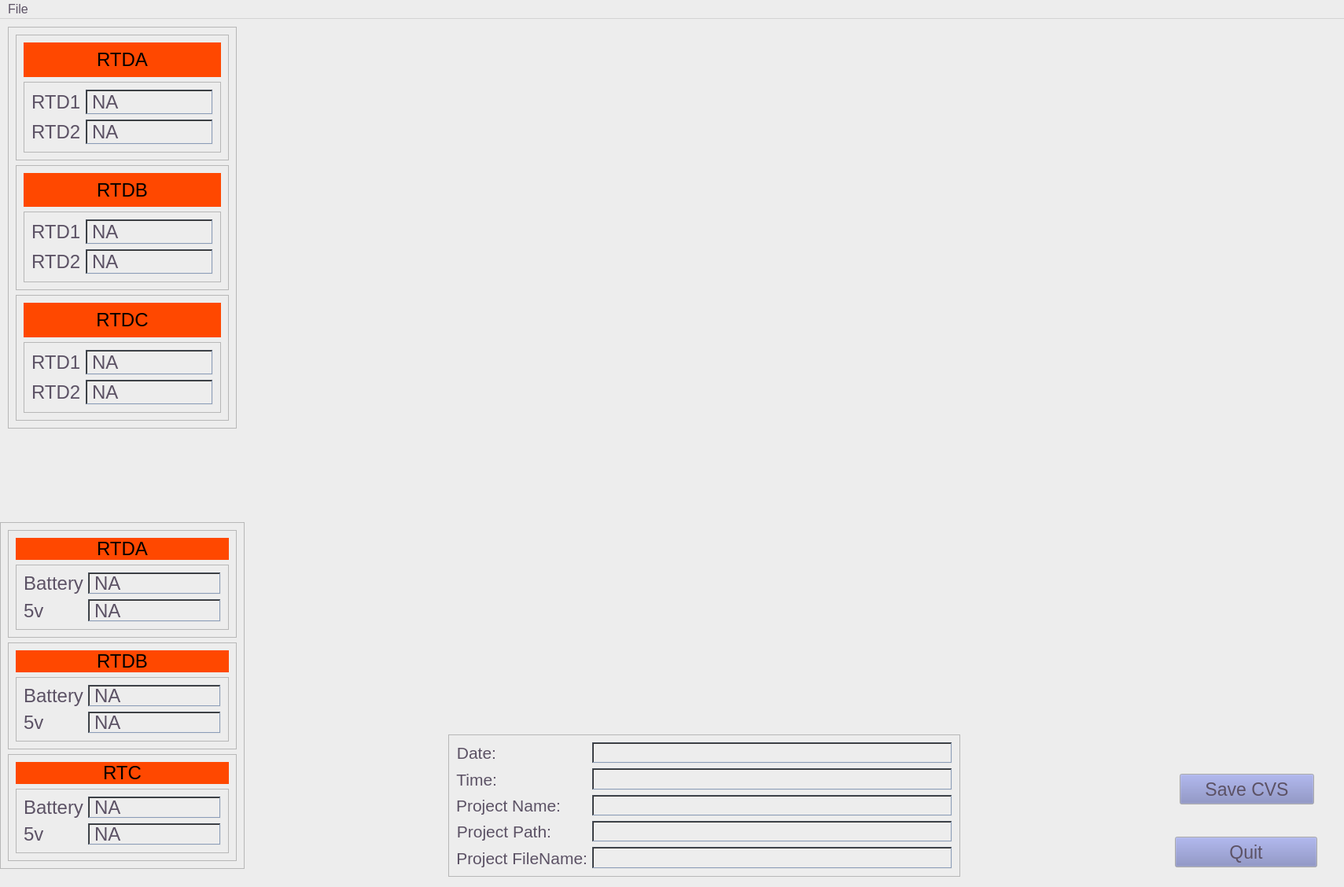
<?xml version="1.0" encoding="UTF-8"?>
<ui version="4.0">
 <class>Main_Project</class>
 <widget class="QMainWindow" name="Main_Project">
  <property name="geometry">
   <rect>
    <x>0</x>
    <y>0</y>
    <width>1709</width>
    <height>1128</height>
   </rect>
  </property>
  <property name="maximumSize">
   <size>
    <width>1920</width>
    <height>1152</height>
   </size>
  </property>
  <property name="palette">
   <palette>
    <active>
     <colorrole role="WindowText">
      <brush brushstyle="SolidPattern">
       <color alpha="255">
        <red>30</red>
        <green>39</green>
        <blue>73</blue>
       </color>
      </brush>
     </colorrole>
     <colorrole role="Button">
      <brush brushstyle="SolidPattern">
       <color alpha="255">
        <red>55</red>
        <green>196</green>
        <blue>243</blue>
       </color>
      </brush>
     </colorrole>
     <colorrole role="Light">
      <brush brushstyle="SolidPattern">
       <color alpha="255">
        <red>240</red>
        <green>239</green>
        <blue>239</blue>
       </color>
      </brush>
     </colorrole>
     <colorrole role="Midlight">
      <brush brushstyle="SolidPattern">
       <color alpha="255">
        <red>123</red>
        <green>152</green>
        <blue>176</blue>
       </color>
      </brush>
     </colorrole>
     <colorrole role="Dark">
      <brush brushstyle="SolidPattern">
       <color alpha="255">
        <red>48</red>
        <green>52</green>
        <blue>64</blue>
       </color>
      </brush>
     </colorrole>
     <colorrole role="Mid">
      <brush brushstyle="SolidPattern">
       <color alpha="255">
        <red>92</red>
        <green>82</green>
        <blue>101</blue>
       </color>
      </brush>
     </colorrole>
     <colorrole role="Text">
      <brush brushstyle="SolidPattern">
       <color alpha="255">
        <red>30</red>
        <green>39</green>
        <blue>73</blue>
       </color>
      </brush>
     </colorrole>
     <colorrole role="BrightText">
      <brush brushstyle="SolidPattern">
       <color alpha="255">
        <red>255</red>
        <green>255</green>
        <blue>255</blue>
       </color>
      </brush>
     </colorrole>
     <colorrole role="ButtonText">
      <brush brushstyle="SolidPattern">
       <color alpha="255">
        <red>30</red>
        <green>39</green>
        <blue>73</blue>
       </color>
      </brush>
     </colorrole>
     <colorrole role="Base">
      <brush brushstyle="SolidPattern">
       <color alpha="255">
        <red>221</red>
        <green>222</green>
        <blue>234</blue>
       </color>
      </brush>
     </colorrole>
     <colorrole role="Window">
      <brush brushstyle="SolidPattern">
       <color alpha="255">
        <red>230</red>
        <green>230</green>
        <blue>230</blue>
       </color>
      </brush>
     </colorrole>
     <colorrole role="Shadow">
      <brush brushstyle="SolidPattern">
       <color alpha="255">
        <red>0</red>
        <green>0</green>
        <blue>0</blue>
       </color>
      </brush>
     </colorrole>
     <colorrole role="Highlight">
      <brush brushstyle="SolidPattern">
       <color alpha="255">
        <red>55</red>
        <green>196</green>
        <blue>243</blue>
       </color>
      </brush>
     </colorrole>
     <colorrole role="HighlightedText">
      <brush brushstyle="SolidPattern">
       <color alpha="255">
        <red>255</red>
        <green>255</green>
        <blue>255</blue>
       </color>
      </brush>
     </colorrole>
     <colorrole role="Link">
      <brush brushstyle="SolidPattern">
       <color alpha="255">
        <red>124</red>
        <green>131</green>
        <blue>188</blue>
       </color>
      </brush>
     </colorrole>
     <colorrole role="LinkVisited">
      <brush brushstyle="SolidPattern">
       <color alpha="255">
        <red>92</red>
        <green>82</green>
        <blue>101</blue>
       </color>
      </brush>
     </colorrole>
     <colorrole role="AlternateBase">
      <brush brushstyle="SolidPattern">
       <color alpha="255">
        <red>244</red>
        <green>244</green>
        <blue>248</blue>
       </color>
      </brush>
     </colorrole>
     <colorrole role="ToolTipBase">
      <brush brushstyle="SolidPattern">
       <color alpha="255">
        <red>255</red>
        <green>255</green>
        <blue>225</blue>
       </color>
      </brush>
     </colorrole>
     <colorrole role="ToolTipText">
      <brush brushstyle="SolidPattern">
       <color alpha="255">
        <red>0</red>
        <green>0</green>
        <blue>0</blue>
       </color>
      </brush>
     </colorrole>
     <colorrole role="PlaceholderText">
      <brush brushstyle="SolidPattern">
       <color alpha="128">
        <red>123</red>
        <green>152</green>
        <blue>176</blue>
       </color>
      </brush>
     </colorrole>
    </active>
    <inactive>
     <colorrole role="WindowText">
      <brush brushstyle="SolidPattern">
       <color alpha="255">
        <red>92</red>
        <green>82</green>
        <blue>101</blue>
       </color>
      </brush>
     </colorrole>
     <colorrole role="Button">
      <brush brushstyle="SolidPattern">
       <color alpha="255">
        <red>124</red>
        <green>131</green>
        <blue>188</blue>
       </color>
      </brush>
     </colorrole>
     <colorrole role="Light">
      <brush brushstyle="SolidPattern">
       <color alpha="255">
        <red>230</red>
        <green>230</green>
        <blue>230</blue>
       </color>
      </brush>
     </colorrole>
     <colorrole role="Midlight">
      <brush brushstyle="SolidPattern">
       <color alpha="255">
        <red>138</red>
        <green>156</green>
        <blue>184</blue>
       </color>
      </brush>
     </colorrole>
     <colorrole role="Dark">
      <brush brushstyle="SolidPattern">
       <color alpha="255">
        <red>71</red>
        <green>79</green>
        <blue>90</blue>
       </color>
      </brush>
     </colorrole>
     <colorrole role="Mid">
      <brush brushstyle="SolidPattern">
       <color alpha="255">
        <red>110</red>
        <green>101</green>
        <blue>117</blue>
       </color>
      </brush>
     </colorrole>
     <colorrole role="Text">
      <brush brushstyle="SolidPattern">
       <color alpha="255">
        <red>92</red>
        <green>82</green>
        <blue>101</blue>
       </color>
      </brush>
     </colorrole>
     <colorrole role="BrightText">
      <brush brushstyle="SolidPattern">
       <color alpha="255">
        <red>230</red>
        <green>230</green>
        <blue>230</blue>
       </color>
      </brush>
     </colorrole>
     <colorrole role="ButtonText">
      <brush brushstyle="SolidPattern">
       <color alpha="255">
        <red>92</red>
        <green>82</green>
        <blue>101</blue>
       </color>
      </brush>
     </colorrole>
     <colorrole role="Base">
      <brush brushstyle="SolidPattern">
       <color alpha="255">
        <red>224</red>
        <green>225</green>
        <blue>236</blue>
       </color>
      </brush>
     </colorrole>
     <colorrole role="Window">
      <brush brushstyle="SolidPattern">
       <color alpha="255">
        <red>237</red>
        <green>237</green>
        <blue>237</blue>
       </color>
      </brush>
     </colorrole>
     <colorrole role="Shadow">
      <brush brushstyle="SolidPattern">
       <color alpha="255">
        <red>50</red>
        <green>50</green>
        <blue>50</blue>
       </color>
      </brush>
     </colorrole>
     <colorrole role="Highlight">
      <brush brushstyle="SolidPattern">
       <color alpha="255">
        <red>124</red>
        <green>131</green>
        <blue>188</blue>
       </color>
      </brush>
     </colorrole>
     <colorrole role="HighlightedText">
      <brush brushstyle="SolidPattern">
       <color alpha="255">
        <red>230</red>
        <green>230</green>
        <blue>230</blue>
       </color>
      </brush>
     </colorrole>
     <colorrole role="Link">
      <brush brushstyle="SolidPattern">
       <color alpha="255">
        <red>148</red>
        <green>156</green>
        <blue>184</blue>
       </color>
      </brush>
     </colorrole>
     <colorrole role="LinkVisited">
      <brush brushstyle="SolidPattern">
       <color alpha="255">
        <red>110</red>
        <green>101</green>
        <blue>117</blue>
       </color>
      </brush>
     </colorrole>
     <colorrole role="AlternateBase">
      <brush brushstyle="SolidPattern">
       <color alpha="255">
        <red>247</red>
        <green>247</green>
        <blue>250</blue>
       </color>
      </brush>
     </colorrole>
     <colorrole role="ToolTipBase">
      <brush brushstyle="SolidPattern">
       <color alpha="255">
        <red>255</red>
        <green>255</green>
        <blue>235</blue>
       </color>
      </brush>
     </colorrole>
     <colorrole role="ToolTipText">
      <brush brushstyle="SolidPattern">
       <color alpha="255">
        <red>50</red>
        <green>50</green>
        <blue>50</blue>
       </color>
      </brush>
     </colorrole>
     <colorrole role="PlaceholderText">
      <brush brushstyle="SolidPattern">
       <color alpha="128">
        <red>138</red>
        <green>156</green>
        <blue>184</blue>
       </color>
      </brush>
     </colorrole>
    </inactive>
    <disabled>
     <colorrole role="WindowText">
      <brush brushstyle="SolidPattern">
       <color alpha="255">
        <red>123</red>
        <green>152</green>
        <blue>176</blue>
       </color>
      </brush>
     </colorrole>
     <colorrole role="Button">
      <brush brushstyle="SolidPattern">
       <color alpha="255">
        <red>176</red>
        <green>190</green>
        <blue>223</blue>
       </color>
      </brush>
     </colorrole>
     <colorrole role="Light">
      <brush brushstyle="SolidPattern">
       <color alpha="255">
        <red>236</red>
        <green>237</green>
        <blue>239</blue>
       </color>
      </brush>
     </colorrole>
     <colorrole role="Midlight">
      <brush brushstyle="SolidPattern">
       <color alpha="255">
        <red>167</red>
        <green>177</green>
        <blue>194</blue>
       </color>
      </brush>
     </colorrole>
     <colorrole role="Dark">
      <brush brushstyle="SolidPattern">
       <color alpha="255">
        <red>100</red>
        <green>109</green>
        <blue>120</blue>
       </color>
      </brush>
     </colorrole>
     <colorrole role="Mid">
      <brush brushstyle="SolidPattern">
       <color alpha="255">
        <red>139</red>
        <green>131</green>
        <blue>148</blue>
       </color>
      </brush>
     </colorrole>
     <colorrole role="Text">
      <brush brushstyle="SolidPattern">
       <color alpha="255">
        <red>123</red>
        <green>152</green>
        <blue>176</blue>
       </color>
      </brush>
     </colorrole>
     <colorrole role="BrightText">
      <brush brushstyle="SolidPattern">
       <color alpha="255">
        <red>255</red>
        <green>255</green>
        <blue>255</blue>
       </color>
      </brush>
     </colorrole>
     <colorrole role="ButtonText">
      <brush brushstyle="SolidPattern">
       <color alpha="255">
        <red>123</red>
        <green>152</green>
        <blue>176</blue>
       </color>
      </brush>
     </colorrole>
     <colorrole role="Base">
      <brush brushstyle="SolidPattern">
       <color alpha="255">
        <red>228</red>
        <green>229</green>
        <blue>239</blue>
       </color>
      </brush>
     </colorrole>
     <colorrole role="Window">
      <brush brushstyle="SolidPattern">
       <color alpha="255">
        <red>244</red>
        <green>244</green>
        <blue>244</blue>
       </color>
      </brush>
     </colorrole>
     <colorrole role="Shadow">
      <brush brushstyle="SolidPattern">
       <color alpha="255">
        <red>100</red>
        <green>100</green>
        <blue>100</blue>
       </color>
      </brush>
     </colorrole>
     <colorrole role="Highlight">
      <brush brushstyle="SolidPattern">
       <color alpha="255">
        <red>176</red>
        <green>190</green>
        <blue>223</blue>
       </color>
      </brush>
     </colorrole>
     <colorrole role="HighlightedText">
      <brush brushstyle="SolidPattern">
       <color alpha="255">
        <red>255</red>
        <green>255</green>
        <blue>255</blue>
       </color>
      </brush>
     </colorrole>
     <colorrole role="Link">
      <brush brushstyle="SolidPattern">
       <color alpha="255">
        <red>172</red>
        <green>178</green>
        <blue>196</blue>
       </color>
      </brush>
     </colorrole>
     <colorrole role="LinkVisited">
      <brush brushstyle="SolidPattern">
       <color alpha="255">
        <red>139</red>
        <green>131</green>
        <blue>148</blue>
       </color>
      </brush>
     </colorrole>
     <colorrole role="AlternateBase">
      <brush brushstyle="SolidPattern">
       <color alpha="255">
        <red>250</red>
        <green>250</green>
        <blue>252</blue>
       </color>
      </brush>
     </colorrole>
     <colorrole role="ToolTipBase">
      <brush brushstyle="SolidPattern">
       <color alpha="255">
        <red>255</red>
        <green>255</green>
        <blue>245</blue>
       </color>
      </brush>
     </colorrole>
     <colorrole role="ToolTipText">
      <brush brushstyle="SolidPattern">
       <color alpha="255">
        <red>100</red>
        <green>100</green>
        <blue>100</blue>
       </color>
      </brush>
     </colorrole>
     <colorrole role="PlaceholderText">
      <brush brushstyle="SolidPattern">
       <color alpha="128">
        <red>167</red>
        <green>177</green>
        <blue>194</blue>
       </color>
      </brush>
     </colorrole>
    </disabled>
   </palette>
  </property>
  <property name="font">
   <font>
    <family>Segoe UI</family>
    <pointsize>12</pointsize>
   </font>
  </property>
  <property name="windowTitle">
   <string>MainWindow</string>
  </property>
  <widget class="QWidget" name="centralwidget">
   <widget class="QPushButton" name="Quit_bt">
    <property name="geometry">
     <rect>
      <x>1494</x>
      <y>1040</y>
      <width>181</width>
      <height>39</height>
     </rect>
    </property>
    <property name="font">
     <font>
      <family>Segoe UI</family>
      <pointsize>17</pointsize>
     </font>
    </property>
    <property name="text">
     <string>Quit</string>
    </property>
    <property name="flat">
     <bool>false</bool>
    </property>
   </widget>
   <widget class="PlotWidget" name="Temp_Graph_widget_obj" native="true">
    <property name="geometry">
     <rect>
      <x>320</x>
      <y>10</y>
      <width>1361</width>
      <height>881</height>
     </rect>
    </property>
   </widget>
   <widget class="QFrame" name="frame">
    <property name="geometry">
     <rect>
      <x>570</x>
      <y>910</y>
      <width>651</width>
      <height>181</height>
     </rect>
    </property>
    <property name="frameShape">
     <enum>QFrame::Shape::StyledPanel</enum>
    </property>
    <property name="frameShadow">
     <enum>QFrame::Shadow::Raised</enum>
    </property>
    <layout class="QFormLayout" name="formLayout">
     <item row="2" column="0">
      <widget class="QLabel" name="label_48">
       <property name="font">
        <font>
         <family>Segoe UI</family>
         <pointsize>16</pointsize>
         <bold>false</bold>
        </font>
       </property>
       <property name="text">
        <string>Project Name:</string>
       </property>
       <property name="alignment">
        <set>Qt::AlignmentFlag::AlignRight|Qt::AlignmentFlag::AlignTrailing|Qt::AlignmentFlag::AlignVCenter</set>
       </property>
      </widget>
     </item>
     <item row="0" column="0">
      <widget class="QLabel" name="label_57">
       <property name="font">
        <font>
         <family>Segoe UI</family>
         <pointsize>16</pointsize>
         <bold>false</bold>
        </font>
       </property>
       <property name="text">
        <string>Date:</string>
       </property>
       <property name="alignment">
        <set>Qt::AlignmentFlag::AlignRight|Qt::AlignmentFlag::AlignTrailing|Qt::AlignmentFlag::AlignVCenter</set>
       </property>
      </widget>
     </item>
     <item row="1" column="0">
      <widget class="QLabel" name="label_58">
       <property name="font">
        <font>
         <family>Segoe UI</family>
         <pointsize>16</pointsize>
         <bold>false</bold>
        </font>
       </property>
       <property name="text">
        <string>Time:</string>
       </property>
       <property name="alignment">
        <set>Qt::AlignmentFlag::AlignRight|Qt::AlignmentFlag::AlignTrailing|Qt::AlignmentFlag::AlignVCenter</set>
       </property>
      </widget>
     </item>
     <item row="0" column="1">
      <widget class="QLabel" name="Date_var">
       <property name="font">
        <font>
         <family>Segoe UI</family>
         <pointsize>16</pointsize>
         <bold>false</bold>
        </font>
       </property>
       <property name="autoFillBackground">
        <bool>false</bool>
       </property>
       <property name="frameShape">
        <enum>QFrame::Shape::WinPanel</enum>
       </property>
       <property name="frameShadow">
        <enum>QFrame::Shadow::Sunken</enum>
       </property>
       <property name="text">
        <string/>
       </property>
      </widget>
     </item>
     <item row="1" column="1">
      <widget class="QLabel" name="Time_var">
       <property name="font">
        <font>
         <family>Segoe UI</family>
         <pointsize>16</pointsize>
         <bold>false</bold>
        </font>
       </property>
       <property name="autoFillBackground">
        <bool>false</bool>
       </property>
       <property name="frameShape">
        <enum>QFrame::Shape::WinPanel</enum>
       </property>
       <property name="frameShadow">
        <enum>QFrame::Shadow::Sunken</enum>
       </property>
       <property name="text">
        <string/>
       </property>
      </widget>
     </item>
     <item row="3" column="0">
      <widget class="QLabel" name="label_55">
       <property name="font">
        <font>
         <family>Segoe UI</family>
         <pointsize>16</pointsize>
         <bold>false</bold>
        </font>
       </property>
       <property name="text">
        <string>Project Path:</string>
       </property>
       <property name="alignment">
        <set>Qt::AlignmentFlag::AlignRight|Qt::AlignmentFlag::AlignTrailing|Qt::AlignmentFlag::AlignVCenter</set>
       </property>
      </widget>
     </item>
     <item row="4" column="0">
      <widget class="QLabel" name="label_56">
       <property name="font">
        <font>
         <family>Segoe UI</family>
         <pointsize>16</pointsize>
         <bold>false</bold>
        </font>
       </property>
       <property name="text">
        <string>Project FileName:</string>
       </property>
       <property name="alignment">
        <set>Qt::AlignmentFlag::AlignRight|Qt::AlignmentFlag::AlignTrailing|Qt::AlignmentFlag::AlignVCenter</set>
       </property>
      </widget>
     </item>
     <item row="4" column="1">
      <widget class="QLabel" name="FileName_var">
       <property name="font">
        <font>
         <family>Segoe UI</family>
         <pointsize>16</pointsize>
         <bold>false</bold>
        </font>
       </property>
       <property name="autoFillBackground">
        <bool>false</bool>
       </property>
       <property name="frameShape">
        <enum>QFrame::Shape::WinPanel</enum>
       </property>
       <property name="frameShadow">
        <enum>QFrame::Shadow::Sunken</enum>
       </property>
       <property name="text">
        <string/>
       </property>
      </widget>
     </item>
     <item row="3" column="1">
      <widget class="QLabel" name="Project_Path_var">
       <property name="font">
        <font>
         <family>Segoe UI</family>
         <pointsize>16</pointsize>
         <bold>false</bold>
        </font>
       </property>
       <property name="autoFillBackground">
        <bool>false</bool>
       </property>
       <property name="frameShape">
        <enum>QFrame::Shape::WinPanel</enum>
       </property>
       <property name="frameShadow">
        <enum>QFrame::Shadow::Sunken</enum>
       </property>
       <property name="text">
        <string/>
       </property>
      </widget>
     </item>
     <item row="2" column="1">
      <widget class="QLabel" name="Project_Name_var">
       <property name="font">
        <font>
         <family>Segoe UI</family>
         <pointsize>16</pointsize>
         <bold>false</bold>
        </font>
       </property>
       <property name="autoFillBackground">
        <bool>false</bool>
       </property>
       <property name="frameShape">
        <enum>QFrame::Shape::WinPanel</enum>
       </property>
       <property name="frameShadow">
        <enum>QFrame::Shadow::Sunken</enum>
       </property>
       <property name="text">
        <string/>
       </property>
      </widget>
     </item>
    </layout>
   </widget>
   <widget class="QFrame" name="frame_6">
    <property name="geometry">
     <rect>
      <x>10</x>
      <y>10</y>
      <width>291</width>
      <height>511</height>
     </rect>
    </property>
    <property name="frameShape">
     <enum>QFrame::Shape::StyledPanel</enum>
    </property>
    <property name="frameShadow">
     <enum>QFrame::Shadow::Raised</enum>
    </property>
    <layout class="QVBoxLayout" name="verticalLayout_3">
     <item>
      <widget class="QFrame" name="frame_3">
       <property name="frameShape">
        <enum>QFrame::Shape::StyledPanel</enum>
       </property>
       <property name="frameShadow">
        <enum>QFrame::Shadow::Raised</enum>
       </property>
       <layout class="QVBoxLayout" name="verticalLayout">
        <item>
         <widget class="QLabel" name="lb_CH1">
          <property name="font">
           <font>
            <family>Arial</family>
            <pointsize>18</pointsize>
           </font>
          </property>
          <property name="styleSheet">
           <string notr="true">background-color: #ff4800;</string>
          </property>
          <property name="text">
           <string>RTDA</string>
          </property>
          <property name="alignment">
           <set>Qt::AlignmentFlag::AlignCenter</set>
          </property>
         </widget>
        </item>
        <item>
         <widget class="QFrame" name="frame_2">
          <property name="frameShape">
           <enum>QFrame::Shape::StyledPanel</enum>
          </property>
          <property name="frameShadow">
           <enum>QFrame::Shadow::Raised</enum>
          </property>
          <layout class="QFormLayout" name="formLayout_2">
           <item row="0" column="0">
            <widget class="QLabel" name="label_12">
             <property name="font">
              <font>
               <family>Arial</family>
               <pointsize>18</pointsize>
              </font>
             </property>
             <property name="text">
              <string>RTD1</string>
             </property>
            </widget>
           </item>
           <item row="0" column="1">
            <widget class="QLabel" name="RTDA1_rd">
             <property name="font">
              <font>
               <family>Arial</family>
               <pointsize>18</pointsize>
              </font>
             </property>
             <property name="frameShape">
              <enum>QFrame::Shape::WinPanel</enum>
             </property>
             <property name="frameShadow">
              <enum>QFrame::Shadow::Sunken</enum>
             </property>
             <property name="text">
              <string>NA</string>
             </property>
            </widget>
           </item>
           <item row="1" column="0">
            <widget class="QLabel" name="label_11">
             <property name="font">
              <font>
               <family>Arial</family>
               <pointsize>18</pointsize>
              </font>
             </property>
             <property name="text">
              <string>RTD2</string>
             </property>
            </widget>
           </item>
           <item row="1" column="1">
            <widget class="QLabel" name="RTDA2_rd">
             <property name="font">
              <font>
               <family>Arial</family>
               <pointsize>18</pointsize>
              </font>
             </property>
             <property name="frameShape">
              <enum>QFrame::Shape::WinPanel</enum>
             </property>
             <property name="frameShadow">
              <enum>QFrame::Shadow::Sunken</enum>
             </property>
             <property name="text">
              <string>NA</string>
             </property>
            </widget>
           </item>
          </layout>
         </widget>
        </item>
       </layout>
      </widget>
     </item>
     <item>
      <widget class="QFrame" name="frame_4">
       <property name="frameShape">
        <enum>QFrame::Shape::StyledPanel</enum>
       </property>
       <property name="frameShadow">
        <enum>QFrame::Shadow::Raised</enum>
       </property>
       <layout class="QVBoxLayout" name="verticalLayout_2">
        <item>
         <widget class="QLabel" name="lb_CH2">
          <property name="font">
           <font>
            <family>Arial</family>
            <pointsize>18</pointsize>
           </font>
          </property>
          <property name="styleSheet">
           <string notr="true">background-color: #ff4800;</string>
          </property>
          <property name="text">
           <string>RTDB</string>
          </property>
          <property name="alignment">
           <set>Qt::AlignmentFlag::AlignCenter</set>
          </property>
         </widget>
        </item>
        <item>
         <widget class="QFrame" name="frame_5">
          <property name="frameShape">
           <enum>QFrame::Shape::StyledPanel</enum>
          </property>
          <property name="frameShadow">
           <enum>QFrame::Shadow::Raised</enum>
          </property>
          <layout class="QFormLayout" name="formLayout_3">
           <item row="0" column="0">
            <widget class="QLabel" name="label_13">
             <property name="font">
              <font>
               <family>Arial</family>
               <pointsize>18</pointsize>
              </font>
             </property>
             <property name="text">
              <string>RTD1</string>
             </property>
            </widget>
           </item>
           <item row="0" column="1">
            <widget class="QLabel" name="RTDB1_rd">
             <property name="font">
              <font>
               <family>Arial</family>
               <pointsize>18</pointsize>
              </font>
             </property>
             <property name="frameShape">
              <enum>QFrame::Shape::WinPanel</enum>
             </property>
             <property name="frameShadow">
              <enum>QFrame::Shadow::Sunken</enum>
             </property>
             <property name="text">
              <string>NA</string>
             </property>
            </widget>
           </item>
           <item row="1" column="0">
            <widget class="QLabel" name="label_14">
             <property name="font">
              <font>
               <family>Arial</family>
               <pointsize>18</pointsize>
              </font>
             </property>
             <property name="text">
              <string>RTD2</string>
             </property>
            </widget>
           </item>
           <item row="1" column="1">
            <widget class="QLabel" name="RTDB2_rd">
             <property name="font">
              <font>
               <family>Arial</family>
               <pointsize>18</pointsize>
              </font>
             </property>
             <property name="frameShape">
              <enum>QFrame::Shape::WinPanel</enum>
             </property>
             <property name="frameShadow">
              <enum>QFrame::Shadow::Sunken</enum>
             </property>
             <property name="text">
              <string>NA</string>
             </property>
            </widget>
           </item>
          </layout>
         </widget>
        </item>
       </layout>
      </widget>
     </item>
     <item>
      <widget class="QFrame" name="frame_7">
       <property name="frameShape">
        <enum>QFrame::Shape::StyledPanel</enum>
       </property>
       <property name="frameShadow">
        <enum>QFrame::Shadow::Raised</enum>
       </property>
       <layout class="QVBoxLayout" name="verticalLayout_4">
        <item>
         <widget class="QLabel" name="lb_CH3">
          <property name="font">
           <font>
            <family>Arial</family>
            <pointsize>18</pointsize>
           </font>
          </property>
          <property name="styleSheet">
           <string notr="true">background-color: #ff4800;</string>
          </property>
          <property name="text">
           <string>RTDC</string>
          </property>
          <property name="alignment">
           <set>Qt::AlignmentFlag::AlignCenter</set>
          </property>
         </widget>
        </item>
        <item>
         <widget class="QFrame" name="frame_8">
          <property name="frameShape">
           <enum>QFrame::Shape::StyledPanel</enum>
          </property>
          <property name="frameShadow">
           <enum>QFrame::Shadow::Raised</enum>
          </property>
          <layout class="QFormLayout" name="formLayout_4">
           <item row="0" column="0">
            <widget class="QLabel" name="label_15">
             <property name="font">
              <font>
               <family>Arial</family>
               <pointsize>18</pointsize>
              </font>
             </property>
             <property name="text">
              <string>RTD1</string>
             </property>
            </widget>
           </item>
           <item row="0" column="1">
            <widget class="QLabel" name="RTDC1_rd">
             <property name="font">
              <font>
               <family>Arial</family>
               <pointsize>18</pointsize>
              </font>
             </property>
             <property name="frameShape">
              <enum>QFrame::Shape::WinPanel</enum>
             </property>
             <property name="frameShadow">
              <enum>QFrame::Shadow::Sunken</enum>
             </property>
             <property name="text">
              <string>NA</string>
             </property>
            </widget>
           </item>
           <item row="1" column="0">
            <widget class="QLabel" name="label_16">
             <property name="font">
              <font>
               <family>Arial</family>
               <pointsize>18</pointsize>
              </font>
             </property>
             <property name="text">
              <string>RTD2</string>
             </property>
            </widget>
           </item>
           <item row="1" column="1">
            <widget class="QLabel" name="RTDC2_rd">
             <property name="font">
              <font>
               <family>Arial</family>
               <pointsize>18</pointsize>
              </font>
             </property>
             <property name="frameShape">
              <enum>QFrame::Shape::WinPanel</enum>
             </property>
             <property name="frameShadow">
              <enum>QFrame::Shadow::Sunken</enum>
             </property>
             <property name="text">
              <string>NA</string>
             </property>
            </widget>
           </item>
          </layout>
         </widget>
        </item>
       </layout>
      </widget>
     </item>
    </layout>
   </widget>
   <widget class="QPushButton" name="Save_cvs_bt">
    <property name="geometry">
     <rect>
      <x>1500</x>
      <y>960</y>
      <width>171</width>
      <height>39</height>
     </rect>
    </property>
    <property name="font">
     <font>
      <family>Segoe UI</family>
      <pointsize>17</pointsize>
     </font>
    </property>
    <property name="text">
     <string>Save CVS</string>
    </property>
    <property name="flat">
     <bool>false</bool>
    </property>
   </widget>
   <widget class="QFrame" name="frame_11">
    <property name="geometry">
     <rect>
      <x>0</x>
      <y>640</y>
      <width>311</width>
      <height>441</height>
     </rect>
    </property>
    <property name="frameShape">
     <enum>QFrame::Shape::StyledPanel</enum>
    </property>
    <property name="frameShadow">
     <enum>QFrame::Shadow::Raised</enum>
    </property>
    <layout class="QVBoxLayout" name="verticalLayout_6">
     <item>
      <widget class="QFrame" name="frame_12">
       <property name="frameShape">
        <enum>QFrame::Shape::StyledPanel</enum>
       </property>
       <property name="frameShadow">
        <enum>QFrame::Shadow::Raised</enum>
       </property>
       <layout class="QVBoxLayout" name="verticalLayout_7">
        <item>
         <widget class="QLabel" name="Module1_rd">
          <property name="font">
           <font>
            <family>Arial</family>
            <pointsize>18</pointsize>
           </font>
          </property>
          <property name="styleSheet">
           <string notr="true">background-color: #ff4800;</string>
          </property>
          <property name="text">
           <string>RTDA</string>
          </property>
          <property name="alignment">
           <set>Qt::AlignmentFlag::AlignCenter</set>
          </property>
         </widget>
        </item>
        <item>
         <widget class="QFrame" name="frame_13">
          <property name="frameShape">
           <enum>QFrame::Shape::StyledPanel</enum>
          </property>
          <property name="frameShadow">
           <enum>QFrame::Shadow::Raised</enum>
          </property>
          <layout class="QFormLayout" name="formLayout_6">
           <item row="0" column="0">
            <widget class="QLabel" name="label_19">
             <property name="font">
              <font>
               <family>Arial</family>
               <pointsize>18</pointsize>
              </font>
             </property>
             <property name="text">
              <string>Battery</string>
             </property>
            </widget>
           </item>
           <item row="0" column="1">
            <widget class="QLabel" name="RTDA_Bat_rd">
             <property name="font">
              <font>
               <family>Arial</family>
               <pointsize>18</pointsize>
              </font>
             </property>
             <property name="frameShape">
              <enum>QFrame::Shape::WinPanel</enum>
             </property>
             <property name="frameShadow">
              <enum>QFrame::Shadow::Sunken</enum>
             </property>
             <property name="text">
              <string>NA</string>
             </property>
            </widget>
           </item>
           <item row="1" column="0">
            <widget class="QLabel" name="label_20">
             <property name="font">
              <font>
               <family>Arial</family>
               <pointsize>18</pointsize>
              </font>
             </property>
             <property name="text">
              <string>5v</string>
             </property>
            </widget>
           </item>
           <item row="1" column="1">
            <widget class="QLabel" name="RTDA_5v_rd">
             <property name="font">
              <font>
               <family>Arial</family>
               <pointsize>18</pointsize>
              </font>
             </property>
             <property name="frameShape">
              <enum>QFrame::Shape::WinPanel</enum>
             </property>
             <property name="frameShadow">
              <enum>QFrame::Shadow::Sunken</enum>
             </property>
             <property name="text">
              <string>NA</string>
             </property>
            </widget>
           </item>
          </layout>
         </widget>
        </item>
       </layout>
      </widget>
     </item>
     <item>
      <widget class="QFrame" name="frame_14">
       <property name="frameShape">
        <enum>QFrame::Shape::StyledPanel</enum>
       </property>
       <property name="frameShadow">
        <enum>QFrame::Shadow::Raised</enum>
       </property>
       <layout class="QVBoxLayout" name="verticalLayout_8">
        <item>
         <widget class="QLabel" name="Module2_rd">
          <property name="font">
           <font>
            <family>Arial</family>
            <pointsize>18</pointsize>
           </font>
          </property>
          <property name="styleSheet">
           <string notr="true">background-color: #ff4800;</string>
          </property>
          <property name="text">
           <string>RTDB</string>
          </property>
          <property name="alignment">
           <set>Qt::AlignmentFlag::AlignCenter</set>
          </property>
         </widget>
        </item>
        <item>
         <widget class="QFrame" name="frame_15">
          <property name="frameShape">
           <enum>QFrame::Shape::StyledPanel</enum>
          </property>
          <property name="frameShadow">
           <enum>QFrame::Shadow::Raised</enum>
          </property>
          <layout class="QFormLayout" name="formLayout_7">
           <item row="0" column="0">
            <widget class="QLabel" name="label_21">
             <property name="font">
              <font>
               <family>Arial</family>
               <pointsize>18</pointsize>
              </font>
             </property>
             <property name="text">
              <string>Battery</string>
             </property>
            </widget>
           </item>
           <item row="0" column="1">
            <widget class="QLabel" name="RTDB_Bat_rd">
             <property name="font">
              <font>
               <family>Arial</family>
               <pointsize>18</pointsize>
              </font>
             </property>
             <property name="frameShape">
              <enum>QFrame::Shape::WinPanel</enum>
             </property>
             <property name="frameShadow">
              <enum>QFrame::Shadow::Sunken</enum>
             </property>
             <property name="text">
              <string>NA</string>
             </property>
            </widget>
           </item>
           <item row="1" column="0">
            <widget class="QLabel" name="label_22">
             <property name="font">
              <font>
               <family>Arial</family>
               <pointsize>18</pointsize>
              </font>
             </property>
             <property name="text">
              <string>5v</string>
             </property>
            </widget>
           </item>
           <item row="1" column="1">
            <widget class="QLabel" name="RTDB_5v_rd">
             <property name="font">
              <font>
               <family>Arial</family>
               <pointsize>18</pointsize>
              </font>
             </property>
             <property name="frameShape">
              <enum>QFrame::Shape::WinPanel</enum>
             </property>
             <property name="frameShadow">
              <enum>QFrame::Shadow::Sunken</enum>
             </property>
             <property name="text">
              <string>NA</string>
             </property>
            </widget>
           </item>
          </layout>
         </widget>
        </item>
       </layout>
      </widget>
     </item>
     <item>
      <widget class="QFrame" name="frame_16">
       <property name="frameShape">
        <enum>QFrame::Shape::StyledPanel</enum>
       </property>
       <property name="frameShadow">
        <enum>QFrame::Shadow::Raised</enum>
       </property>
       <layout class="QVBoxLayout" name="verticalLayout_9">
        <item>
         <widget class="QLabel" name="Module3_rd">
          <property name="font">
           <font>
            <family>Arial</family>
            <pointsize>18</pointsize>
           </font>
          </property>
          <property name="styleSheet">
           <string notr="true">background-color: #ff4800;</string>
          </property>
          <property name="text">
           <string>RTC</string>
          </property>
          <property name="alignment">
           <set>Qt::AlignmentFlag::AlignCenter</set>
          </property>
         </widget>
        </item>
        <item>
         <widget class="QFrame" name="frame_17">
          <property name="frameShape">
           <enum>QFrame::Shape::StyledPanel</enum>
          </property>
          <property name="frameShadow">
           <enum>QFrame::Shadow::Raised</enum>
          </property>
          <layout class="QFormLayout" name="formLayout_8">
           <item row="0" column="0">
            <widget class="QLabel" name="label_23">
             <property name="font">
              <font>
               <family>Arial</family>
               <pointsize>18</pointsize>
              </font>
             </property>
             <property name="text">
              <string>Battery</string>
             </property>
            </widget>
           </item>
           <item row="0" column="1">
            <widget class="QLabel" name="RTDC_Bat_rd">
             <property name="font">
              <font>
               <family>Arial</family>
               <pointsize>18</pointsize>
              </font>
             </property>
             <property name="frameShape">
              <enum>QFrame::Shape::WinPanel</enum>
             </property>
             <property name="frameShadow">
              <enum>QFrame::Shadow::Sunken</enum>
             </property>
             <property name="text">
              <string>NA</string>
             </property>
            </widget>
           </item>
           <item row="1" column="0">
            <widget class="QLabel" name="label_24">
             <property name="font">
              <font>
               <family>Arial</family>
               <pointsize>18</pointsize>
              </font>
             </property>
             <property name="text">
              <string>5v</string>
             </property>
            </widget>
           </item>
           <item row="1" column="1">
            <widget class="QLabel" name="RTDC_5v_rd">
             <property name="font">
              <font>
               <family>Arial</family>
               <pointsize>18</pointsize>
              </font>
             </property>
             <property name="frameShape">
              <enum>QFrame::Shape::WinPanel</enum>
             </property>
             <property name="frameShadow">
              <enum>QFrame::Shadow::Sunken</enum>
             </property>
             <property name="text">
              <string>NA</string>
             </property>
            </widget>
           </item>
          </layout>
         </widget>
        </item>
       </layout>
      </widget>
     </item>
    </layout>
   </widget>
  </widget>
  <widget class="QMenuBar" name="menubar">
   <property name="geometry">
    <rect>
     <x>0</x>
     <y>0</y>
     <width>1709</width>
     <height>33</height>
    </rect>
   </property>
   <widget class="QMenu" name="menuFile">
    <property name="title">
     <string>File</string>
    </property>
    <addaction name="separator"/>
    <addaction name="actionNew_Project_obj"/>
   </widget>
   <addaction name="menuFile"/>
  </widget>
  <action name="action_New_Project">
   <property name="text">
    <string>New Project</string>
   </property>
  </action>
  <action name="action_Open_Operation_Job">
   <property name="text">
    <string>Open Operation Job</string>
   </property>
  </action>
  <action name="action_Exit">
   <property name="text">
    <string>Exit</string>
   </property>
  </action>
  <action name="action_Setting_Default_Config">
   <property name="text">
    <string>Setting Default Config</string>
   </property>
  </action>
  <action name="action_MCU_Calibration">
   <property name="text">
    <string>MCU Calibration</string>
   </property>
  </action>
  <action name="action_Swap_Module">
   <property name="text">
    <string>Swap Module</string>
   </property>
  </action>
  <action name="action_Create_New_Project">
   <property name="text">
    <string>New Project</string>
   </property>
  </action>
  <action name="action_New_Project_2">
   <property name="text">
    <string>New Project</string>
   </property>
  </action>
  <action name="actionImport_OpCheck_Test">
   <property name="text">
    <string>Import Work Order Form</string>
   </property>
  </action>
  <action name="actionImport_OPCheck_Test">
   <property name="text">
    <string>Import OPCheck Test</string>
   </property>
  </action>
  <action name="actionNew_Project">
   <property name="text">
    <string>New Project</string>
   </property>
  </action>
  <action name="actionNew_Project_obj">
   <property name="text">
    <string>New Project</string>
   </property>
  </action>
 </widget>
 <customwidgets>
  <customwidget>
   <class>PlotWidget</class>
   <extends>QWidget</extends>
   <header>pyqtgraph</header>
   <container>1</container>
  </customwidget>
 </customwidgets>
 <resources/>
 <connections>
  <connection>
   <sender>actionNew_Project_obj</sender>
   <signal>triggered()</signal>
   <receiver>Main_Project</receiver>
   <slot>New_Project_cmd()</slot>
   <hints>
    <hint type="sourcelabel">
     <x>-1</x>
     <y>-1</y>
    </hint>
    <hint type="destinationlabel">
     <x>493</x>
     <y>364</y>
    </hint>
   </hints>
  </connection>
  <connection>
   <sender>Quit_bt</sender>
   <signal>released()</signal>
   <receiver>Main_Project</receiver>
   <slot>Quit_cmd()</slot>
   <hints>
    <hint type="sourcelabel">
     <x>1696</x>
     <y>977</y>
    </hint>
    <hint type="destinationlabel">
     <x>729</x>
     <y>371</y>
    </hint>
   </hints>
  </connection>
  <connection>
   <sender>Save_cvs_bt</sender>
   <signal>released()</signal>
   <receiver>Main_Project</receiver>
   <slot>Save_cvs_cmd()</slot>
   <hints>
    <hint type="sourcelabel">
     <x>1585</x>
     <y>1012</y>
    </hint>
    <hint type="destinationlabel">
     <x>854</x>
     <y>563</y>
    </hint>
   </hints>
  </connection>
 </connections>
 <designerdata>
  <property name="gridDeltaX">
   <number>10</number>
  </property>
  <property name="gridDeltaY">
   <number>10</number>
  </property>
  <property name="gridSnapX">
   <bool>true</bool>
  </property>
  <property name="gridSnapY">
   <bool>true</bool>
  </property>
  <property name="gridVisible">
   <bool>true</bool>
  </property>
 </designerdata>
 <slots>
  <slot>Quit_cmd()</slot>
  <slot>New_Project_cmd()</slot>
  <slot>Save_cvs_cmd()</slot>
 </slots>
</ui>
